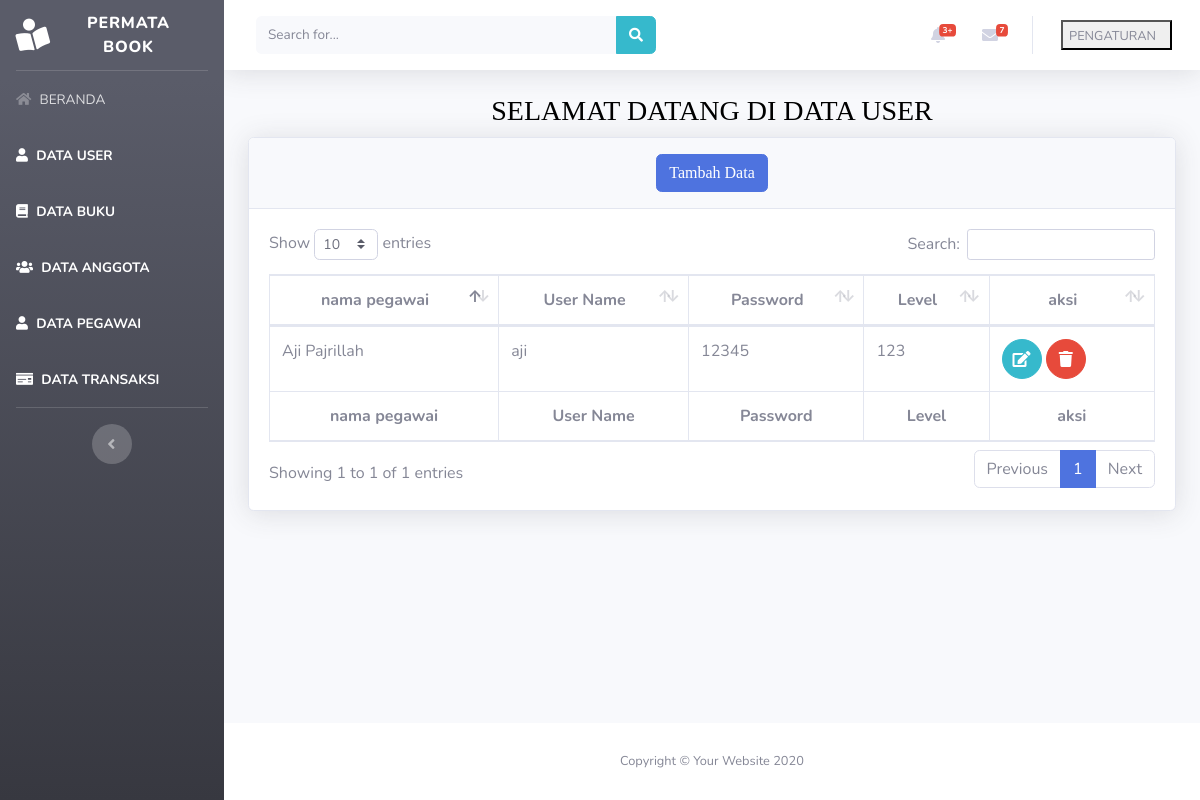
Page /beranda.php?page=user on the committed database.
### tables this page shows
CREATE TABLE `tabel_user` (
  `id_user` int(5) NOT NULL,
  `id_pegawai` int(5) NOT NULL,
  `username` varchar(50) NOT NULL,
  `password` varchar(50) NOT NULL,
  `level` int(1) NOT NULL,
  `dibuatpada` datetime NOT NULL
);

CREATE TABLE `tabel_pegawai` (
  `id_pegawai` int(5) NOT NULL,
  `nama_pegawai` varchar(50) NOT NULL,
  `jenis_kelamin` enum('l','p') NOT NULL,
  `alamat` text NOT NULL,
  `no_hp` varchar(20) NOT NULL,
  `jabatan` varchar(30) NOT NULL
);

### views/user/user.php (the view, shortened to what this page needs)
                <div class="container-fluid">
                    <h1 class="h3 mb-2 text-gray-800" align="center"><font color="black" face="fantasy">SELAMAT DATANG DI DATA USER</font></h1>
                    <div class="card shadow mb-4">
                        <div class="card-header py-3" align="center">
                            <a href="beranda.php?page=user&aksi=add">
                                <button class="btn btn-primary"><font color="white" face="fantasy">Tambah Data</font></button>
                            </a>
                        </div>
                        <div class="card-body">
                            <div class="table-responsive">
                                <table class="table table-bordered" id="dataTable" width="100%" cellspacing="0">
                                    <thead>
                                        <tr align="center">
                                            <th>nama pegawai</th>
                                            <th>User Name</th>
                                            <th>Password</th>
                                            <th>Level</th>
                                            <th>aksi</th>
                                        </tr>
                                    </thead>
                                    <tfoot>
                                        <tr align="center">
                                           <th>nama pegawai</th>
                                           <th>User Name</th>
                                           <th>Password</th>
                                           <th>Level</th>
                                           <th>aksi</th>
                                        </tr>
                                    </tfoot>
<tbody>
                                        <?php
                                        $sql = "select u.*,p.nama_pegawai from tabel_user U left join tabel_pegawai p on u.id_pegawai = p.id_pegawai";
                                        $show = $database->query($sql);
                                        foreach($show as $user):
                                    ?>
                                        <tr>
                                            <td><?php echo $user['nama_pegawai']?></td>
                                            <td><?php echo $user['username']?></td>
                                            <td><?php echo $user['password']?></td>
                                            <td><?php echo $user['level']?></td>
                                            <td>
                                            <a href="beranda.php?page=user&aksi=edit&id=<?php echo $user['id_user']?>"
                                                class="btn btn-info btn-circle">
                                                    <i class="fas fa-edit"></i>
                                                    </a>
                                                <a href="model/user/prosesdeleteuser.php?id=<?php echo $user['id_user']?>"
                                                class="btn btn-danger btn-circle">
                                                    <i class="fas fa-trash"></i>
                                                    </a>
                                            </td>
                                        </tr>
                                        <?php endforeach; ?>
                                        </tbody>
                                </table>
                            </div>
                        </div>
                    </div>
                </div>

### rows in the picture
tabel_user: id_pegawai.nama_pegawai "Aji Pajrillah", username "aji", password "12345", level "123"
